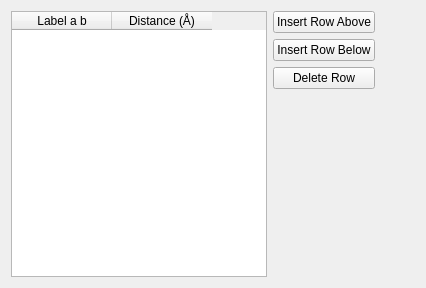
                      <widget class="QWidget" name="bondTab">
                       <attribute name="title">
                        <string>Bond Distances</string>
                       </attribute>
                       <layout class="QHBoxLayout" name="horizontalLayout_19">
                        <item>
                         <widget class="QTableWidget" name="molBondTable">
                          <attribute name="horizontalHeaderDefaultSectionSize">
                           <number>100</number>
                          </attribute>
                          <column>
                           <property name="text">
                            <string>Label a b</string>
                           </property>
                          </column>
                          <column>
                           <property name="text">
                            <string>Distance (Å)</string>
                           </property>
                          </column>
                         </widget>
                        </item>
                        <item>
                         <layout class="QVBoxLayout" name="BondVerticalLayout">
                          <item>
                           <widget class="QPushButton" name="addDistRowAboveButton">
                            <property name="text">
                             <string>Insert Row Above</string>
                            </property>
                           </widget>
                          </item>
                          <item>
                           <widget class="QPushButton" name="addDistRowBelowButton">
                            <property name="text">
                             <string>Insert Row Below</string>
                            </property>
                           </widget>
                          </item>
                          <item>
                           <widget class="QPushButton" name="deleteDistRowButton">
                            <property name="text">
                             <string>Delete Row</string>
                            </property>
                           </widget>
                          </item>
                          <item>
                           <spacer name="bondVerticalSpacer">
                            <property name="orientation">
                             <enum>Qt::Vertical</enum>
                            </property>
                            <property name="sizeHint" stdset="0">
                             <size>
                              <width>20</width>
                              <height>188</height>
                             </size>
                            </property>
                           </spacer>
                          </item>
                         </layout>
                        </item>
                        <item>
                         <spacer name="horizontalSpacer_16">
                          <property name="orientation">
                           <enum>Qt::Horizontal</enum>
                          </property>
                          <property name="sizeHint" stdset="0">
                           <size>
                            <width>40</width>
                            <height>20</height>
                           </size>
                          </property>
                         </spacer>
                        </item>
                       </layout>
                      </widget>
